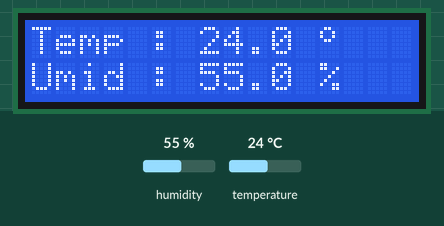
Simulated run of this sketch. Board: Arduino Uno, built with avr-gcc and run on an emulated ATmega328P. Shown: 16×2 character LCD. Inputs (shaded band) come from the test bench; at power-on: humidity 55 %, temperature 24 °C.

Above: at 1.2 s.
1.3 s: humidity set to 22 %
At 2.5 s:
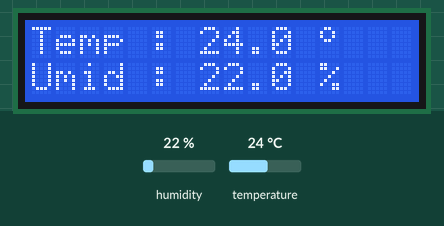
4.0 s: temperature set to 12 °C
At 5.0 s:
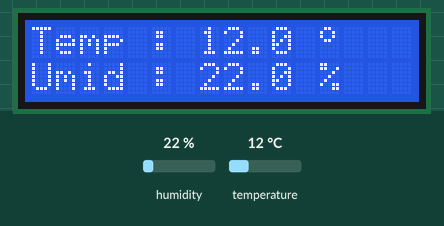
6.7 s: humidity set to 40 %
At 8.9 s:
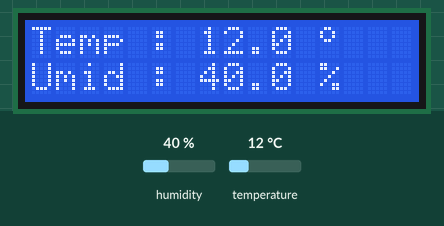
9.7 s: temperature set to 19 °C
At 11.5 s:
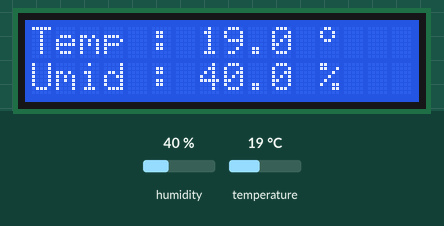
Timing chart, 0 to 13.0 s (numbered marks = the images above; inputs shaded):
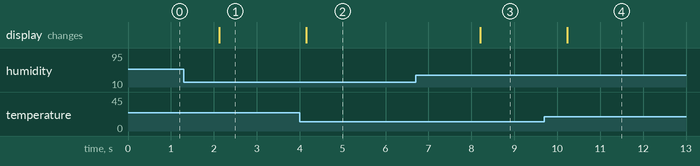

The sketch:

liquid_crystal.ino
```cpp
#include <LiquidCrystal.h> //Carrega a biblioteca LCD
#include <DHT.h> //Carrega a biblioteca DHT
#define DHTPIN A5 //Define a ligação ao pino de dados do sensor
#define DHTTYPE DHT11 //Define o tipo de sensor DHT utilizado

DHT dht(DHTPIN, DHTTYPE);
LiquidCrystal lcd(12, 11, 5, 4, 3, 2);

byte grau[8] ={
  B00001100,
  B00010010,
  B00010010,
  B00001100,
  B00000000,
  B00000000,
  B00000000,
  B00000000
};

void setup() {
  Serial.begin(9600); //Inicializa a serial
  lcd.begin(16,2); //Inicializa LCD
  lcd.clear(); //Limpa o LCD
  lcd.createChar(0, grau); //Cria o caractere com o símbolo do grau
  dht.begin();
}

void loop() {
  float h = dht.readHumidity(); //Le o valor da umidade
  float t = dht.readTemperature(); //Le o valor da temperatura
  lcd.setCursor(0,0); //coloca o cursor na posição col0,lin0
  lcd.print("Temp : "); //escreve Temp:
  lcd.print(" "); //escreve um espaço em branco
  lcd.setCursor(7,0); //coloca o cursor coluna 7 linha 0
  lcd.print(t,1); //escreve o valor de t
  lcd.setCursor(12,0); //coloca o cursor na coluna 12 linha 0
  lcd.write((byte)0); //Mostra o símbolo do grau formado pelo array
  lcd.setCursor(0,1); //coloca o cursor na coluna 0 linha 1
  lcd.print("Umid : "); //escreve Umid :
  lcd.print(" "); //escreve um espaço em branco
  lcd.setCursor(7,1); //coloca o cursor na coluna 7 linha 1
  lcd.print(h,1); //escreve o valor de h
  lcd.setCursor(12,1); //coloca o cursor na coluna 12 linha 1
  lcd.print("%"); //escreve o caractere %
  delay(2000);
}
```

Measured:
- after the input at 1.3 s, the display: changes after 0.82 s (image 1)
- after the input at 4.0 s, the display: changes after 0.15 s (image 2)
- after the input at 6.7 s, the display: changes after 1.5 s (image 3)
- after the input at 9.7 s, the display: changes after 0.53 s (image 4)
